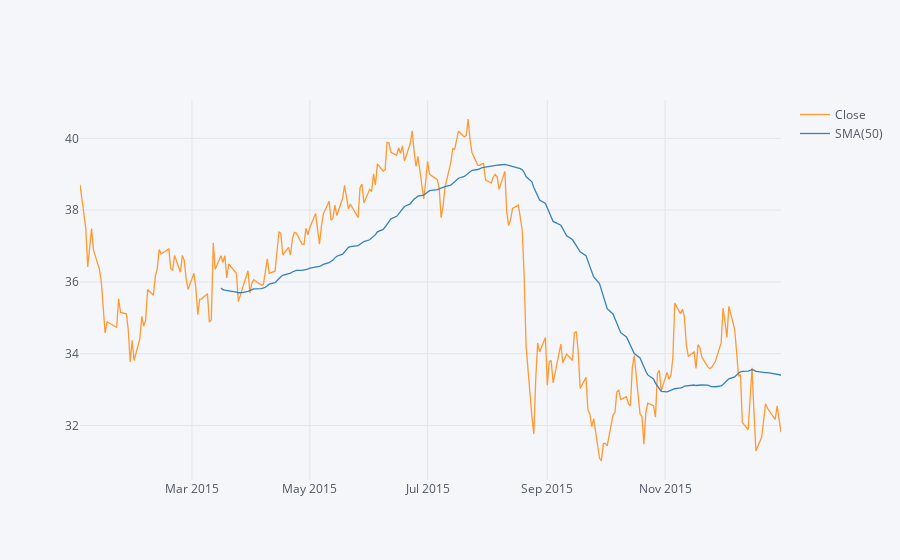

Write notebook code for a chart like this one.
### Code cell
# Moving Average

MS['Close'].loc['2015-01-01':'2016-01-01'].ta_plot(study='sma',period=[50]
                                                   ,color=['orange','blue'])

### Figure 1 — Plotly figure (JSON) as saved in the notebook; plotly's stock layout.template omitted (floating-point values rounded to 4 significant figures; data arrays with more than 128 entries replaced by an {"elided": "..."} marker saying what was removed)
{"data": [{"line": {"color": "rgba(255, 153, 51, 1.0)", "dash": "solid", "shape": "linear", "width": 1.3}, "mode": "lines", "name": "Close", "text": "", "type": "scatter", "x": {"elided": "252 str values"}, "y": {"elided": "252 float values"}}, {"line": {"color": "rgba(55, 128, 191, 1.0)", "dash": "solid", "shape": "linear", "width": 1.3}, "mode": "lines", "name": "SMA(50)", "text": "", "type": "scatter", "x": {"elided": "252 str values"}, "y": {"elided": "252 mixed values"}}], "layout": {"legend": {"bgcolor": "#F5F6F9", "font": {"color": "#4D5663"}}, "paper_bgcolor": "#F5F6F9", "plot_bgcolor": "#F5F6F9", "title": {"font": {"color": "#4D5663"}}, "xaxis": {"gridcolor": "#E1E5ED", "showgrid": true, "tickfont": {"color": "#4D5663"}, "title": {"font": {"color": "#4D5663"}, "text": ""}, "zerolinecolor": "#E1E5ED"}, "yaxis": {"gridcolor": "#E1E5ED", "showgrid": true, "tickfont": {"color": "#4D5663"}, "title": {"font": {"color": "#4D5663"}, "text": ""}, "zerolinecolor": "#E1E5ED"}}}
